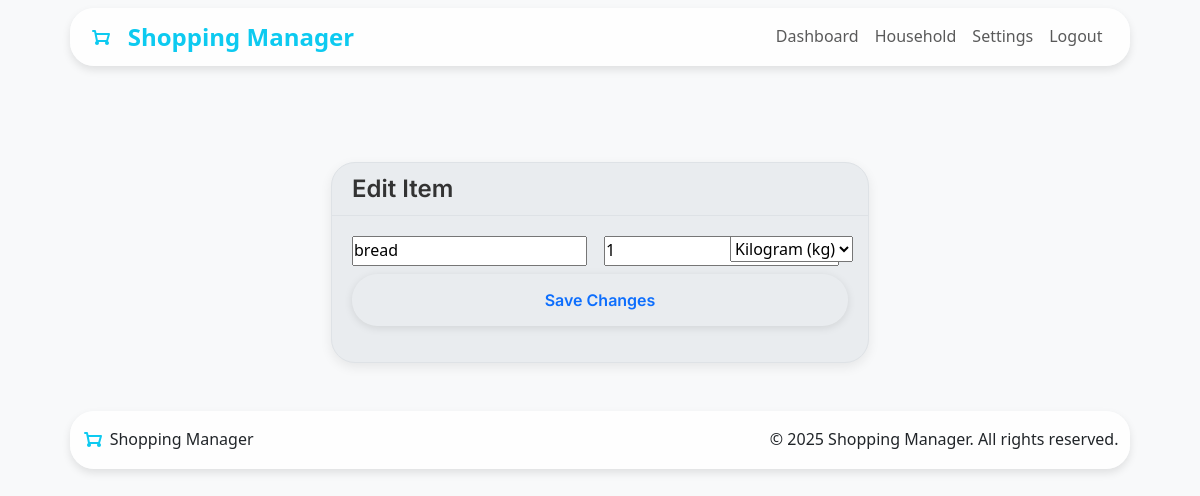
The app's page /shopping/list/item/15/edit (signed in) with its own data.
### app/models.py (models this page shows, shortened)
class ListItem(db.Model):
    __tablename__ = 'listitems'
    id = db.Column(db.Integer, primary_key=True)
    name = db.Column(db.String(100), nullable=False)
    quantity = db.Column(db.Integer, default=1)
    measure = db.Column(db.String(10), nullable=True, default='')
    shoppinglist_id = db.Column(db.Integer, db.ForeignKey('shoppinglists.id'), nullable=False)
    added_by_user_id = db.Column(db.Integer, db.ForeignKey('users.id'), nullable=False)
    added_at = db.Column(
    db.DateTime(timezone=True),
    default=lambda: datetime.now(tz)
    )
    purchased = db.Column(db.Boolean, default=False)

### app/shopping_lists/routes.py (the view, shortened to what this page needs)
@shoppinglist_bp.route('/list/item/<int:item_id>/edit', methods=['GET', 'POST'])
@login_required
def edit_item(item_id):
    item = ListItemModel.query.get_or_404(item_id)
    if item.shopping_list.household_id != current_user.household_id:
        abort(403)
    form = EditItemForm(obj=item)
    return render_template('shopping/edit_item.html', form=form, item=item)

### app/shopping_lists/forms.py
class EditItemForm(FlaskForm):
    name = StringField('Item Name', validators=[DataRequired("You must choose a name"), Length(min=2, max=100)])
    quantity = IntegerField('Quantity', default=1)
    measure = SelectField(
        'Unit of Measurement:',
        choices=[
            ('', 'Select Unit'),
            ('kg', 'Kilogram (kg)'),
            ('g', 'Gram (g)'),
            ('l', 'Liter (l)'),
            ('ml', 'Milliliter (ml)'),
            ('Pcs', 'Piece'),
        ]
    )
    submit = SubmitField('Save Changes')

### templates/shopping/edit_item.html (shortened to what this page needs)
{% extends "base.html" %}
{% block content %}
<div class="row justify-content-center mt-2">
    <div class="col-md-8 col-lg-6">
        <div class="card sm-card">
            <div class="card-header">
                <h1 class="h4 mb-0 ">Edit Item</h1>
            </div>
            <div class="card-body">
                <div class="mb-3">
                    <form method="post"  autocomplete="off">
                        <div class="row g-2 mb-2">
                            <div class="col-md-6">
                                {{ form.name(class_=['form-control', 'is-invalid' if form.name.errors else ''], placeholder="New Name") }}
                            </div>
                            <div class="col-md-3 col-6">
                                {{ form.quantity(class_=['form-control', 'is-invalid' if form.quantity.errors else ''] ,placeholder="Quantity") }}
                            </div>
                            <div class="col-md-3 col-6">
                                {{ form.measure(class_=['form-control', 'is-invalid' if form.measure.errors else ''] ,placeholder="Unit (e.g kg, pcs)") }}
                            </div>
                        </div>
                        <div>
                            {{ form.submit(class="btn btn-outline-primary w-100") }}
                        </div>
                    </form>
                </div>
            </div>
        </div>
    </div>
</div>
{% endblock %}

### static/css/base.css (style rules this page uses)
* { margin: 0; padding: 0; box-sizing: border-box; font-family: 'Inter' sans-serif; }
body { line-height: 1.6; color: var(--dark); background-color: var(--background); font-weight: 400; }
h1,h2,h3,h4,h5,h6,.h1,.h2,.h3,.h4,.h5,.h6 { font-family: 'Inter', sans-serif; font-weight: 600; }
h1 { font-size: 3rem; margin-bottom: 1.5rem; color: var(--dark); }

### static/css/variables.css (style rules this page uses)
:root { --primary: #0dcaf0; --primary-variant: #08a7c2; --secondary: #6c757d; --secondary-variant: #5a6268; --warning: #f0c419; --warning-variant: #d0a408; --success: #136e22; --success-variant: #0e4e16; --text-primary: #212529; --text-secondary: #6c757d; --text-light: #ffffff; --text-faint: #a1a1a1; --background: #ffffff; --background-variant: #f8f9fa; --surface: #ffffff; --surface-variant: #e9ecef; --border: #dee2e6; --border-light: #eff2f5; --shadow: 0 0.5rem 1rem rgba(0, 0, 0, 0.15); --shadow-sm: 0 0.125rem 0.25rem rgba(0, 0, 0, 0.075); --transition: all 0.2s ease-in-out; --rounded-md: 0.375rem; --rounded-lg: 0.5rem; --spacing-sm: 0.5rem; --spacing-md: 1rem; --spacing-lg: 2rem; }

### static/css/components.css (style rules this page uses)
.sm-card { border-radius: 1.5rem; border: 1px solid #e0e0e0; box-shadow: 0px 4px 12px rgba(0, 0, 0, 0.08); color: #333333; margin-bottom: 1.5rem; transition: box-shadow 0.3s ease-in-out, transform 0.3s ease-in-out; }
.sm-card .card-header { background-color: var(--your-card-header-bg-color, transparent); color: var(--your-card-header-text-color, var(--your-primary-color)); padding: 0.75rem 1.25rem; border-top-left-radius: calc(1.5rem - 1px); border-top-right-radius: calc(1.5rem - 1px); }
.sm-card .card-body { padding: 1.25rem; }
.btn { font-family: 'Inter', 'sans-serif'; font-weight: 600; border-radius: 1.6rem; transition: background-color 0.3s ease, border-color 0.3s ease, color 0.2s ease, box-shadow 0.2s ease; box-shadow: 0 2px 8px rgba(0, 0, 0, 0.1); display: inline-flex; align-items: center; justify-content: center; padding: 0.75rem 1.5rem; cursor: pointer; border: 2px solid transparent; position: relative; overflow: hidden; }
.btn::before { content: ""; position: absolute; top: 0; left: 0; width: 100%; height: 100%; background-color: currentColor; opacity: 0; transition: opacity 0.3s ease; z-index: -1; }
.card { background-color: var(--bs-secondary-bg); border-color: var(--bs-border-color); }
.card-header { background-color: rgba(var(--bs-secondary-rgb), 0.5); border-bottom-color: var(--bs-border-color); }

### records on screen
ListItem: name "bread", quantity "1", measure "Kilogram (kg)"
